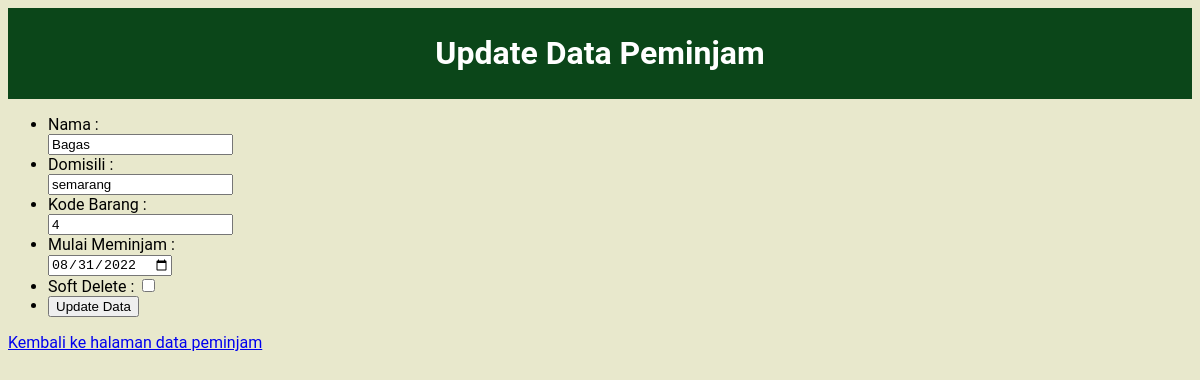
The page /update_peminjam.php?id=123 (signed in) on the database its author committed.
### tables this page shows
CREATE TABLE `peminjam` (
  `nip_peminjam` int(20) NOT NULL,
  `kode_barang` int(20) NOT NULL,
  `nama_peminjam` varchar(50) NOT NULL,
  `domisili_peminjam` varchar(50) NOT NULL,
  `tanggal_pinjam` date NOT NULL,
  `IS_DELETED` bit(1) NOT NULL DEFAULT b'0'
);

### functions.php (called while the page is built, shortened)
<?php
$conn = mysqli_connect("localhost","root","","inventaris_kantor");
function query($query) {
    global $conn;
    $result = mysqli_query($conn, $query);
    $rows = [];
    while ( $row = mysqli_fetch_assoc($result)) {
        $rows[] = $row;
    }
    return $rows;
}
?>

### update_peminjam.php (the view, shortened to what this page needs)
<?php
require 'functions.php';
$id = $_GET["id"];
$updatepmj = query("SELECT * FROM peminjam WHERE nip_peminjam = $id")[0];
?>
<!DOCTYPE html>
<html lang="en">
<head>
    <link rel="stylesheet" href="form.css">
</head>
<body>
    <div class="judul">
    <h1>Update Data Peminjam</h1>
    </div>
    <form action="" method="post">
        <ul>
                <li>
                    <label for="nama">Nama : </label>
                    <input type="text" name="nama" id="nama" required
                    value="<?php echo $updatepmj["nama_peminjam"]?>">
                </li>
                <li>
                    <label for="dom">Domisili : </label>
                    <input type="text" name="dom" id="dom"
                    value="<?php echo $updatepmj["domisili_peminjam"]?>">
                </li>
                <li>
                    <label for="kode">Kode Barang : </label>
                    <input type="text" name="kode" id="kode" required
                    value="<?php echo $updatepmj["kode_barang"]?>">
                </li>
                <li>
                    <label for="tgl">Mulai Meminjam : </label>
                    <input type="date" name="tgl" id="tgl" required
                    value="<?php echo $updatepmj["tanggal_pinjam"]?>">
                </li>
                <li>
                    <label for="bit">Soft Delete : </label>
                    <input type="checkbox" name="bit" id="bit"
                    value="<?php echo $updatepmj["IS_DELETED"]?>">
                </li>
                <li>
                    <button type="submit" name="submit">Update Data </button>
                </li>
        </ul>
    </form>
    <a href="data_peminjam.php">Kembali ke halaman data peminjam</a>
</body>
</html>

### form.css (style rules this page uses)
body { font-family: 'Roboto', sans-serif; background-color: #E8E8CC; }
.judul { background-color: #0B4619; color: white; padding: 5px 20px; margin-bottom: 10px; }
h1 { text-align:center; }
form { width: 200px }

### rows shown on the page
peminjam: nama "Bagas", dom "semarang", kode "4", tgl "08/31/2022"
